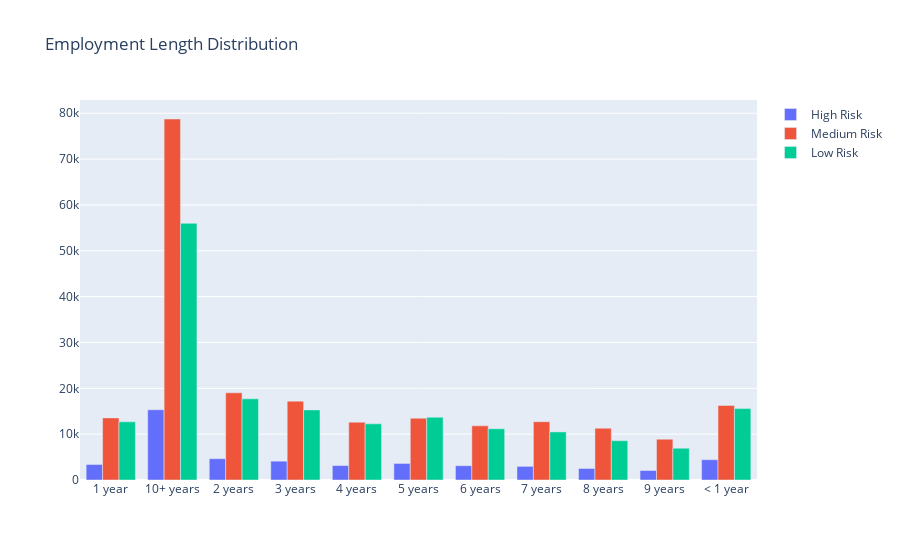

Here is the notebook cell this chart was saved with:
### Code cell
trace0 = go.Bar(
    x = data[data["loan_status"]== 'High Risk']["emp_length"].value_counts().sort_index().index.values,
    y = data[data["loan_status"]== 'High Risk']["emp_length"].value_counts().sort_index(),
    name='High Risk'
)

trace1 = go.Bar(
    x = data[data["loan_status"]== 'Medium Risk']["emp_length"].value_counts().sort_index().index.values,
    y = data[data["loan_status"]== 'Medium Risk']["emp_length"].value_counts().sort_index(),
    name="Medium Risk"
)

trace2 = go.Bar(
    x = data[data["loan_status"]== 'Low Risk']["emp_length"].value_counts().sort_index().index.values,
    y = data[data["loan_status"]== 'Low Risk']["emp_length"].value_counts().sort_index(),
    name="Low Risk"
)

tabels = [trace0, trace1, trace2]

layout = go.Layout(
    title='Employment Length Distribution'
)


fig = go.Figure(data=tabels, layout=layout)

py.iplot(fig)

### Figure 1 — Plotly figure (JSON) as saved in the notebook; plotly's stock layout.template omitted (floating-point values rounded to 4 significant figures)
{"data": [{"name": "High Risk", "type": "bar", "x": ["1 year", "10+ years", "2 years", "3 years", "4 years", "5 years", "6 years", "7 years", "8 years", "9 years", "< 1 year"], "y": [3386, 15325, 4647, 4108, 3151, 3611, 3116, 2979, 2515, 2066, 4427]}, {"name": "Medium Risk", "type": "bar", "x": ["1 year", "10+ years", "2 years", "3 years", "4 years", "5 years", "6 years", "7 years", "8 years", "9 years", "< 1 year"], "y": [13544, 78737, 19021, 17201, 12621, 13477, 11812, 12714, 11303, 8892, 16267]}, {"name": "Low Risk", "type": "bar", "x": ["1 year", "10+ years", "2 years", "3 years", "4 years", "5 years", "6 years", "7 years", "8 years", "9 years", "< 1 year"], "y": [12692, 55987, 17705, 15287, 12251, 13686, 11184, 10487, 8577, 6930, 15571]}], "layout": {"title": {"text": "Employment Length Distribution"}}}
